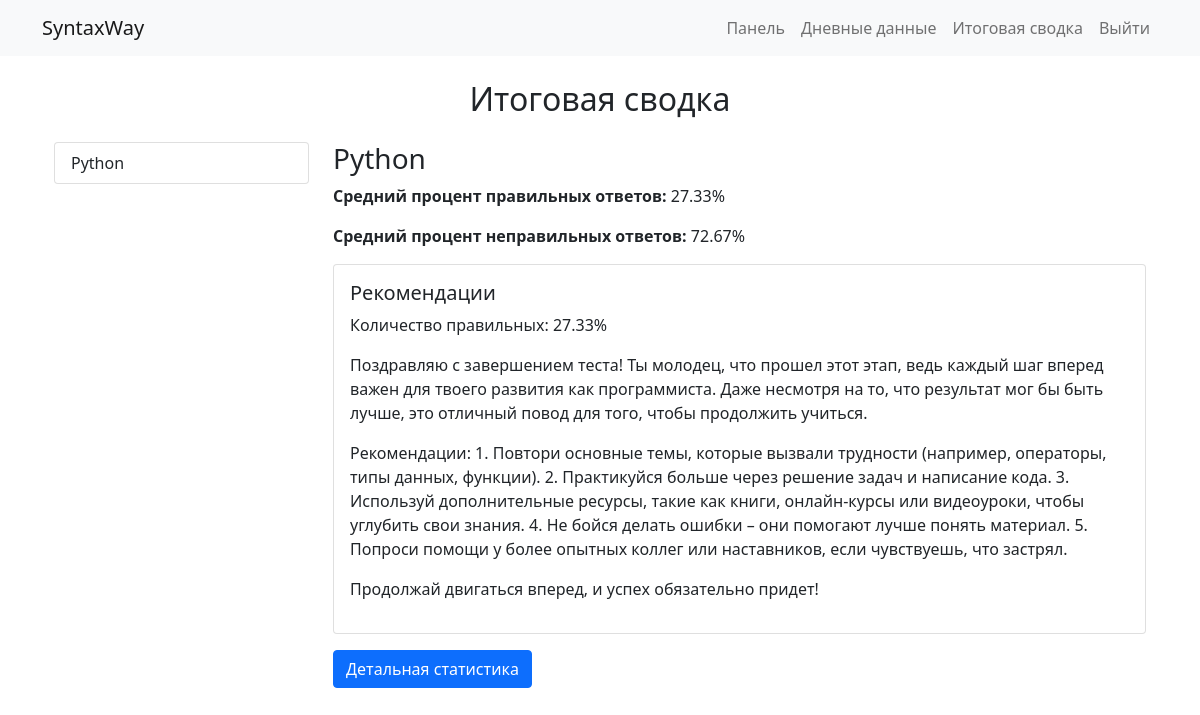
Screenshot of /summary (signed in) with the database file from the repository.
### app.py (models this page shows)
class Summary(db.Model):
    id = db.Column(db.Integer, primary_key=True)
    user_id = db.Column(db.Integer, db.ForeignKey('user.id'), nullable=False)
    summary = db.Column(db.Text)
    overall_correct_percentage = db.Column(db.Float)
    overall_incorrect_percentage = db.Column(db.Float)
    language = db.Column(db.String(50))
    day = db.Column(db.Integer)

### app.py (the view)
@app.route("/summary")
@login_required
def summary():
    user_id = session["user_id"]
    summary_records = Summary.query.filter(Summary.user_id == user_id, Summary.day != 0).all()
    summary_data = {}
    for record in summary_records:
        language = record.language
        training_data = TrainingData.query.filter_by(user_id=user_id, language=language).order_by(
            TrainingData.day.asc()).all()
        total_days = len(training_data)
        total_correct = sum(
            float(r.correct_percentage) for r in training_data if r.correct_percentage not in [None, ""])
        total_incorrect = sum(
            float(r.incorrect_percentage) for r in training_data if r.incorrect_percentage not in [None, ""])
        avg_correct = round(total_correct / total_days, 2) if total_days else 0
        avg_incorrect = round(total_incorrect / total_days, 2) if total_days else 0
        recommendations = markdown.markdown(record.summary if record.summary else "Нет рекомендаций")
        summary_data[language] = {
            "correct_avg": avg_correct,
            "incorrect_avg": avg_incorrect,
            "recommendations": recommendations
        }
    return render_template("summary.html", summary_data=summary_data)

### app.py (called while the page is built)
def login_required(f):
    @wraps(f)
    def decorated_function(*args, **kwargs):
        if "user_id" not in session:
            flash("Пожалуйста, войдите в систему.", "warning")
            return redirect(url_for("login"))
        return f(*args, **kwargs)
    return decorated_function

### templates/summary.html (shortened to what this page needs)
{% extends "base.html" %}
{% block content %}
<div class="container mt-4">
  <h2 class="text-center mb-4">Итоговая сводка</h2>
  <div class="row">
    <div class="col-md-3">
      <div class="list-group" id="language-list">
        {% for lang, summary in summary_data.items() %}
          <a href="{{ url_for('summary_details', language=lang) }}"
             class="list-group-item list-group-item-action">
             {{ lang }}
          </a>
        {% endfor %}
      </div>
    </div>
    <div class="col-md-9">
      <div class="tab-content">
        {% for lang, summary in summary_data.items() %}
          <div class="tab-pane fade show {% if loop.first %}active{% endif %}" id="lang-{{ loop.index }}">
            <h3>{{ lang }}</h3>
            <p><strong>Средний процент правильных ответов:</strong> {{ summary.correct_avg }}%</p>
            <p><strong>Средний процент неправильных ответов:</strong> {{ summary.incorrect_avg }}%</p>
            <div class="card mt-3">
              <div class="card-body">
                <h5>Рекомендации</h5>
                <div class="markdown-content">{{ summary.recommendations|safe }}</div>
              </div>
            </div>
            <a href="{{ url_for('summary_details', language=lang) }}" class="btn btn-primary mt-3">Детальная статистика</a>
          </div>
        {% endfor %}
      </div>
    </div>
  </div>
</div>
{% endblock %}

### rows the page displays
Summary: language "Python", correct_avg "27.33", incorrect_avg "72.67", recommendations "Количество правильных: 27.33% Поздравляю с завершением теста! Ты молодец, что прошел этот этап, ведь каждый шаг вперед важен для твоего развития как программиста. Даже несмотря на то, что результат мог бы быть лучше, это отличный повод для того, чтобы продолжить учиться. Рекомендации: 1. Повтори основные темы, которые вызвали трудности (например, операторы, типы данных, функции). 2. Практикуйся больше через решение задач и написание кода. 3. Используй дополнительные ресурсы, такие как книги, онлайн-курсы или видеоуроки, чтобы углубить свои знания. 4. Не бойся делать ошибки – они помогают лучше понять материал. 5. Попроси помощи у более опытных коллег или наставников, если чувствуешь, что…"
